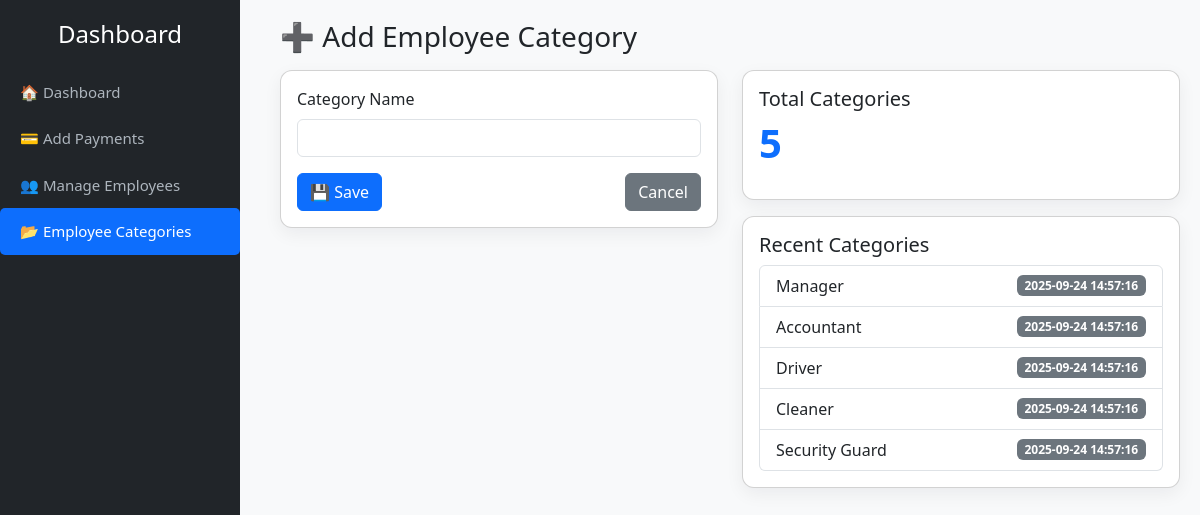
Screenshot of /goal_project_app/employees/employee_categories_add.php (signed in) with the database file from the repository.
### tables this page shows
CREATE TABLE `employee_categories` (
  `id` int(11) NOT NULL,
  `name` varchar(100) NOT NULL,
  `description` text DEFAULT NULL,
  `created_at` timestamp NOT NULL DEFAULT current_timestamp(),
  `updated_at` datetime DEFAULT NULL
);

### goal_project_app/employees/employee_categories_add.php (the view, shortened to what this page needs)
<?php
require_once "../config/db.php";
$stmt = $pdo->query("SELECT * FROM employee_categories ORDER BY created_at DESC LIMIT 5");
$recentCategories = $stmt->fetchAll(PDO::FETCH_ASSOC);
$totalCategories = $pdo->query("SELECT COUNT(*) FROM employee_categories")->fetchColumn();
?>
<!DOCTYPE html>
<html lang="en">
<head>
  <link href="https://cdn.jsdelivr.net/npm/bootstrap@5.3.2/dist/css/bootstrap.min.css" rel="stylesheet">
</head>
<body>
<div class="sidebar">
    <h4>Dashboard</h4>
    <a href="dashboard.php">🏠 Dashboard</a>
    <a href="add_payments.php">💳 Add Payments</a>
    <a href="manage_employee.php">👥 Manage Employees</a>
    <a href="employee_categories.php" class="active">📂 Employee Categories</a>
</div>
<div class="content">
  <h3 class="mb-3">➕ Add Employee Category</h3>
  <div class="row">
    <div class="col-lg-6 mb-3">
      <div class="card card-modern">
        <div class="card-body">
          <form method="post">
            <div class="mb-3">
              <label class="form-label">Category Name</label>
              <input type="text" name="name" class="form-control" required>
            </div>
            <div class="d-flex justify-content-between">
              <button class="btn btn-primary">💾 Save</button>
              <a href="employee_categories.php" class="btn btn-secondary">Cancel</a>
            </div>
          </form>
        </div>
      </div>
    </div>
    <div class="col-lg-6 mb-3">
      <div class="card card-modern mb-3">
        <div class="card-body">
          <h5>Total Categories</h5>
          <p class="display-6 text-primary fw-bold"><?=$totalCategories?></p>
        </div>
      </div>
      <div class="card card-modern">
        <div class="card-body">
          <h5>Recent Categories</h5>
          <?php if($recentCategories): ?>
            <ul class="list-group">
              <?php foreach($recentCategories as $cat): ?>
                <li class="list-group-item d-flex justify-content-between align-items-center">
                  <?=htmlspecialchars($cat['name'])?>
                  <span class="badge bg-secondary"><?=$cat['created_at']?></span>
                </li>
              <?php endforeach; ?>
            </ul>
          <?php else: ?>
            <p class="text-muted">No categories found.</p>
          <?php endif; ?>
        </div>
      </div>
    </div>
  </div>
</div>
</body>
</html>

### goal_project_app/employees/employee_categories_add.php (style rules this page uses)
body { background:#f8f9fa; }
.sidebar { width: 240px; height: 100vh; position: fixed; left: 0; top: 0; background: #212529; padding-top: 20px; }
.sidebar h4 { color: #fff; text-align: center; margin-bottom: 20px; }
.sidebar a { display: block; color: #adb5bd; padding: 12px 20px; text-decoration: none; font-size: 15px; }
.sidebar a:hover, .sidebar a.active { background: #0d6efd; color: #fff; border-radius: 5px; }
.content { margin-left: 260px; padding: 20px; }
.card-modern { border-radius:12px; box-shadow:0 6px 18px rgba(16,24,40,0.06); }

### rows the page displays
employee_categories: name "Manager", created_at "2025-09-24 14:57:16"
employee_categories: name "Accountant", created_at "2025-09-24 14:57:16"
employee_categories: name "Driver", created_at "2025-09-24 14:57:16"
employee_categories: name "Cleaner", created_at "2025-09-24 14:57:16"
employee_categories: name "Security Guard", created_at "2025-09-24 14:57:16"

### other values shown
$totalCategories "5"
